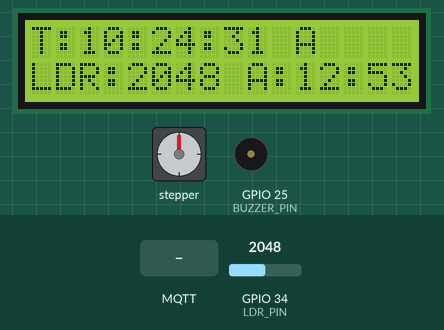
This sketch was run on a simulated ESP32. Parts: 16×2 character LCD, stepper motor, buzzer (waves = sounding, pin HIGH). The inputs (shaded band) are chosen by the test bench; at power-on: GPIO 34 (LDR_PIN) = 2048. WiFi joins after 1.5 s; servers stay silent unless stated; the local clock reads 2024-03-15 10:24:30 at power-on unless the sketch sets it; no MQTT or app messages arrive unless stated; stepper angles assume 2048 steps per turn; what the sketch prints to the serial monitor is not drawn.

Above: at 1.6 s.
1.7 s: MQTT message "toggleMode" arrives on the first subscribed topic
At 3.8 s:
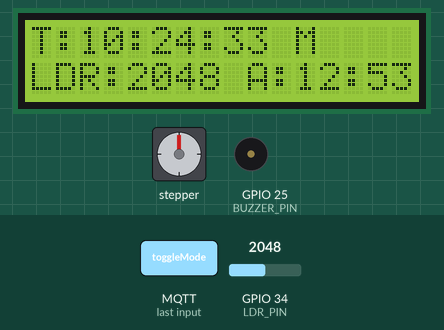
5.8 s: MQTT message "alarm" arrives on the first subscribed topic
At 6.8 s:
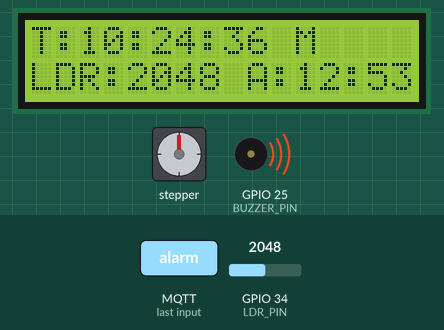
9.3 s: MQTT message "close" arrives on the first subscribed topic
At 9.54 s:
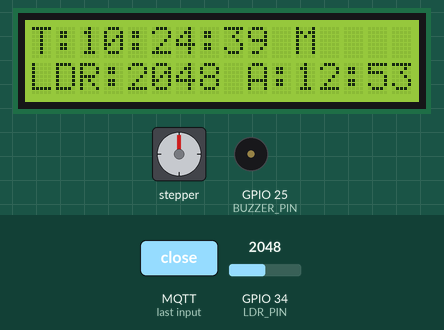
11.5 s: GPIO 34 (LDR_PIN) set to 1960
At 12.29 s:
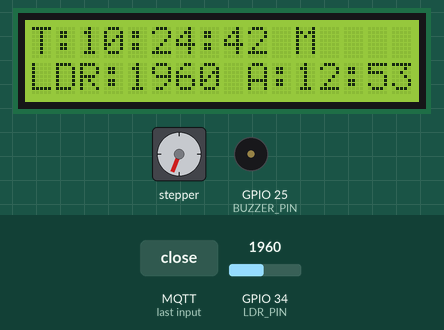
13.9 s: GPIO 34 (LDR_PIN) set to 2040
At 14.69 s:
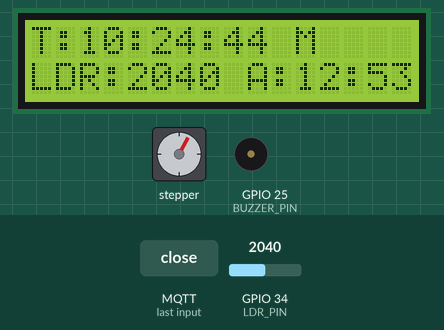
18.0 s: MQTT message "alarm" arrives on the first subscribed topic
At 18.3 s:
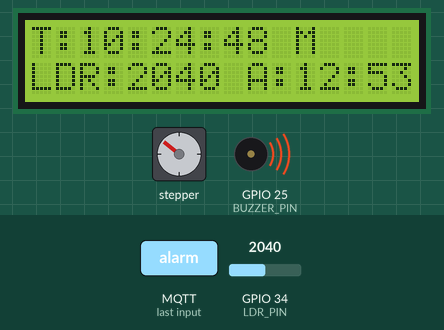
Timing chart, 0 to 21.5 s (numbered marks = the images above; inputs shaded):
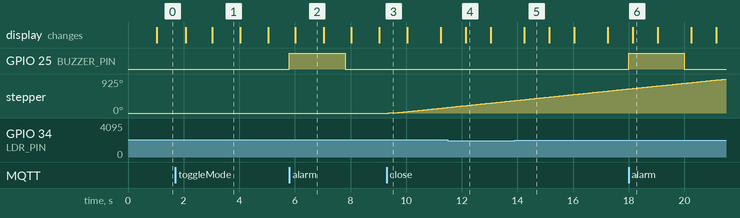

The sketch:

MiniProj.ino
```cpp
#include <WiFi.h>
#include <time.h>
#include <LCD_I2C.h>
#include <MQTT.h>
#include <AccelStepper.h>

const int stepsPerRevolution = 2048;
const int motorSpeedRPM = 15;
const long stepsLimit = 7500;
// ลำดับพินสำหรับ ULN2003: IN1, IN3, IN2, IN4
AccelStepper stepper(AccelStepper::FULL4WIRE, 19, 17, 18, 16);
LCD_I2C lcd(0x27, 16, 2);

#define LDR_PIN 34
const int BUZZER_PIN = 25;

const char ssid[] = "@JumboPlusIoT";
const char pass[] = "07450748";
const char mqtt_broker[] = "test.mosquitto.org";
const char mqtt_client_id[] = "AI_Group4_Control";

const char* ntpServer = "pool.ntp.org";
const long gmtOffset_sec = 7 * 3600;

int alarmHour = 12;
int alarmMinute = 53;
bool isOpened = false;
bool isAutoMode = true;
int ldrValue = 0;

const char topic_set_alarm[] = "groupAi4/setAlarm";
const char topic_pos[] = "groupAi4/pos";

unsigned long lastUpdate = 0;
unsigned long buzzerStartTime = 0;
bool buzzerActive = false;

WiFiClient net;
MQTTClient client;

void connect() {
  Serial.println("Connecting WiFi...");
  if (WiFi.status() != WL_CONNECTED) { return; } // ไม่ใช้ while เพื่อไม่ให้ block มอเตอร์

  if (!client.connected()) {
    Serial.println("Connecting MQTT...");
    if (client.connect(mqtt_client_id)) {
      client.subscribe("groupAi4/command");
      client.publish("groupAi4/modeStatus", isAutoMode ? "Auto" : "Manual");
    }
  }
}

void messageReceived(String &topic, String &payload) {
  Serial.println("MQTT Payload: " + payload);
  if (payload == "toggleMode") isAutoMode = !isAutoMode;

  else if (payload == "alarm") {
    digitalWrite(BUZZER_PIN, HIGH); // เปิดเสียง
    buzzerStartTime = millis();    // บันทึกเวลาที่เริ่มร้อง
    buzzerActive = true;           // ตั้งสถานะให้ระบบ Non-blocking ใน loop มาจัดการปิด
    Serial.println("Action: MQTT Buzzer Alarm!");
  }
  else if (!isAutoMode) {
    if (payload == "close") {
      // Logic: ถ้าปัจจุบันไม่ได้อยู่ที่ตำแหน่งปิด (stepsLimit) ให้ไปที่ stepsLimit
      if (stepper.currentPosition() < stepsLimit) {
        stepper.moveTo(stepsLimit);
        Serial.println("Action: Closing Curtain");
      }
      else if (stepper.currentPosition() > 0) {
      // Logic: ถ้าปัจจุบันไม่ได้อยู่ที่ตำแหน่งเปิด (0) ให้ไปที่ 0
        stepper.moveTo(0);
        Serial.println("Action: Opening Curtain");

      }
    }
    else if (payload == "half") {
      stepper.moveTo(stepsLimit / 2);
      Serial.println("Action: Move to Half");
    }
  }
  publishStatus();
}

void publishStatus() {
  client.publish("groupAi4/modeStatus", isAutoMode ? "Auto" : "Manual");
  client.publish("groupAi4/pos", stepper.currentPosition() > 0 ? "Open" : "Close");
}

void setup() {
  Serial.begin(115200); // ตั้งค่า Serial Monitor ให้ตรงเป็น 115200
  pinMode(BUZZER_PIN, OUTPUT);
  lcd.begin();
  lcd.backlight();

  WiFi.begin(ssid, pass);
  configTime(gmtOffset_sec, 0, ntpServer);

  // ปรับความเร็วและกำลังมอเตอร์ให้ลื่นไหลที่สุด
  float maxSpeedSteps = (motorSpeedRPM * stepsPerRevolution) / 60.0;
  stepper.setMaxSpeed(maxSpeedSteps);
  stepper.setAcceleration(1000.0); // เพิ่มความเร่งเพื่อลดการกระตุก
  stepper.setCurrentPosition(0);

  client.begin(mqtt_broker, net);
  client.onMessage(messageReceived);
}

void loop() {
  // 1. เรียกใช้งานมอเตอร์บ่อยที่สุด (หัวใจหลักของความลื่น)
  stepper.run();

  // 2. เรียกใช้งาน MQTT
  client.loop();

  // 3. จัดการงานอื่นๆ ทุก 1 วินาที เพื่อไม่ให้กวนจังหวะมอเตอร์
  if (millis() - lastUpdate > 1000) {
    lastUpdate = millis();

    // ตรวจสอบการเชื่อมต่อแบบ Non-blocking
    if (WiFi.status() != WL_CONNECTED || !client.connected()) connect();

    // อ่านค่า LDR และส่งข้อมูล
    ldrValue = analogRead(LDR_PIN);
    client.publish("groupAi4/ldr", String(ldrValue));

    // แสดงผล Serial และ LCD
    struct tm timeinfo;
    if (getLocalTime(&timeinfo)) {
      Serial.printf("Time: %02d:%02d:%02d | LDR: %d | Pos: %ld\n",
                    timeinfo.tm_hour, timeinfo.tm_min, timeinfo.tm_sec, ldrValue, stepper.currentPosition());

      lcd.setCursor(0, 0);
      lcd.printf("T:%02d:%02d:%02d %s", timeinfo.tm_hour, timeinfo.tm_min, timeinfo.tm_sec, isAutoMode?"A":"M");
      lcd.setCursor(0, 1);
      lcd.printf("LDR:%4d A:%02d:%02d", ldrValue, alarmHour, alarmMinute);

      // ระบบนาฬิกาปลุก
      if (timeinfo.tm_hour == alarmHour && timeinfo.tm_min == alarmMinute && !isOpened) {
        stepper.moveTo(0);
        digitalWrite(BUZZER_PIN, HIGH);
        buzzerStartTime = millis();
        buzzerActive = true;
        isOpened = true;
      }
    }

    // Auto Mode Logic
    if (isAutoMode) {
      if (ldrValue <= 1700 && stepper.targetPosition() != 0) stepper.moveTo(0);
      else if (ldrValue >= 2300 && stepper.targetPosition() != stepsLimit) stepper.moveTo(stepsLimit);
    }
  }

  // ปิด Buzzer แบบไม่ใช้ delay
  if (buzzerActive && (millis() - buzzerStartTime > 2000)) {
    digitalWrite(BUZZER_PIN, LOW);
    buzzerActive = false;
  }
}
```

Measured:
- after the input at 1.7 s, the display: first differs from a run without the input after 1.3 s (image 1)
- after the input at 5.8 s, GPIO 25 (BUZZER_PIN): LOW → HIGH at once, → LOW 2.0 s later
- after the input at 9.3 s, stepper: keeps turning clockwise at about 71°/s, starting after 0.07 s
- after the input at 18.0 s, GPIO 25 (BUZZER_PIN): LOW → HIGH at once, → LOW 2.0 s later
- what the display in image 1 shows lasts 1.0 s, from 3.0 s to 4.0 s
